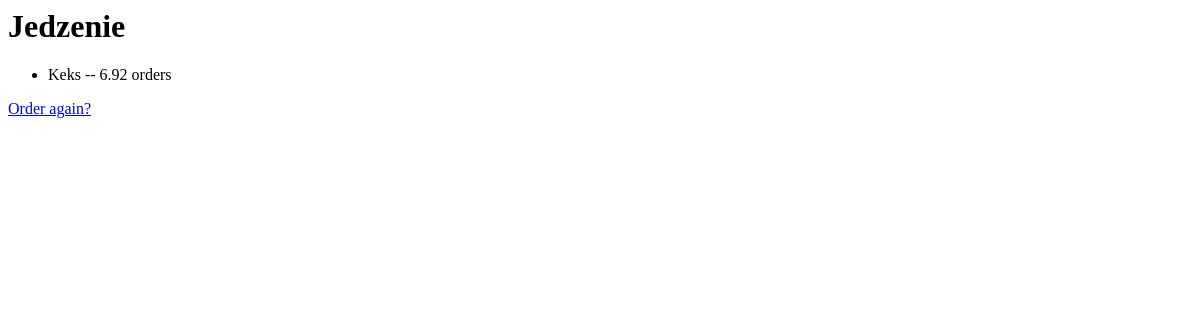
The page /sklapp/1/results/ on the database as committed earlier.
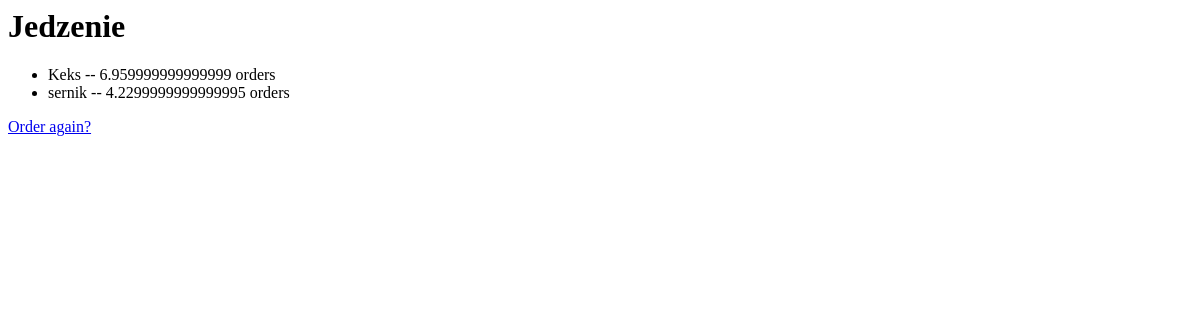
The same page on the database as committed later.
### items/models.py (models this page shows, shortened)
class Item(models.Model):
    category = models.ForeignKey(Category, on_delete=models.CASCADE)
    owner = models.ForeignKey(User, on_delete=models.CASCADE)
    item_name = models.CharField(max_length=200)
    price = models.FloatField()

### items/views.py (the view)
# urls.py: path('<int:category_id>/results/', views.results.as_view(), name='results'),
class results(TemplateView):
    template_name = 'items/results.html'
    def get_context_data(self, **kwargs):
        cid = self.kwargs['category_id']
        cat = get_object_or_404(Category, pk=cid)
        return {'category': cat}

### items/templates/items/results.html
<h1>{{ category.category_name }}</h1>
<ul>
{% for item in category.item_set.all %}
    <li>
	    {{ item.item_name }} -- {{ item.price }} order{{ item.price|pluralize }}
    </li>
{% endfor %}
</ul>
<a href="{% url 'items:items' category.id %}">
    Order again?
</a>

Rows that differ between the two databases and show on the page:
changed Item "Keks": price "6.92" → "6.959999999999999"
added Item: item_name "sernik", price "4.2299999999999995"
